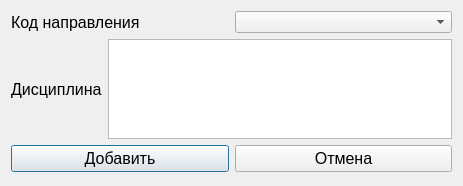
<?xml version="1.0" encoding="UTF-8"?>
<ui version="4.0">
 <class>Dialog</class>
 <widget class="QDialog" name="Dialog">
  <property name="geometry">
   <rect>
    <x>0</x>
    <y>0</y>
    <width>463</width>
    <height>186</height>
   </rect>
  </property>
  <property name="windowTitle">
   <string>Dialog</string>
  </property>
  <layout class="QVBoxLayout" name="verticalLayout">
   <item>
    <layout class="QHBoxLayout" name="horizontalLayout_2">
     <item>
      <widget class="QLabel" name="codeLineEdit">
       <property name="font">
        <font>
         <pointsize>12</pointsize>
        </font>
       </property>
       <property name="text">
        <string>Код направления</string>
       </property>
      </widget>
     </item>
     <item>
      <widget class="QComboBox" name="codeComboBox"/>
     </item>
    </layout>
   </item>
   <item>
    <layout class="QHBoxLayout" name="horizontalLayout">
     <item>
      <widget class="QLabel" name="disciplineLineEdit">
       <property name="font">
        <font>
         <pointsize>12</pointsize>
        </font>
       </property>
       <property name="text">
        <string>Дисциплина</string>
       </property>
      </widget>
     </item>
     <item>
      <widget class="QTextEdit" name="disciplineTextEdit">
       <property name="maximumSize">
        <size>
         <width>16777215</width>
         <height>100</height>
        </size>
       </property>
      </widget>
     </item>
    </layout>
   </item>
   <item>
    <layout class="QHBoxLayout" name="horizontalLayout_3">
     <item>
      <widget class="QPushButton" name="addDisciplineButton">
       <property name="font">
        <font>
         <pointsize>12</pointsize>
        </font>
       </property>
       <property name="text">
        <string>Добавить</string>
       </property>
      </widget>
     </item>
     <item>
      <widget class="QPushButton" name="cancelButton">
       <property name="font">
        <font>
         <pointsize>12</pointsize>
        </font>
       </property>
       <property name="text">
        <string>Отмена</string>
       </property>
      </widget>
     </item>
    </layout>
   </item>
  </layout>
 </widget>
 <resources/>
 <connections/>
</ui>
